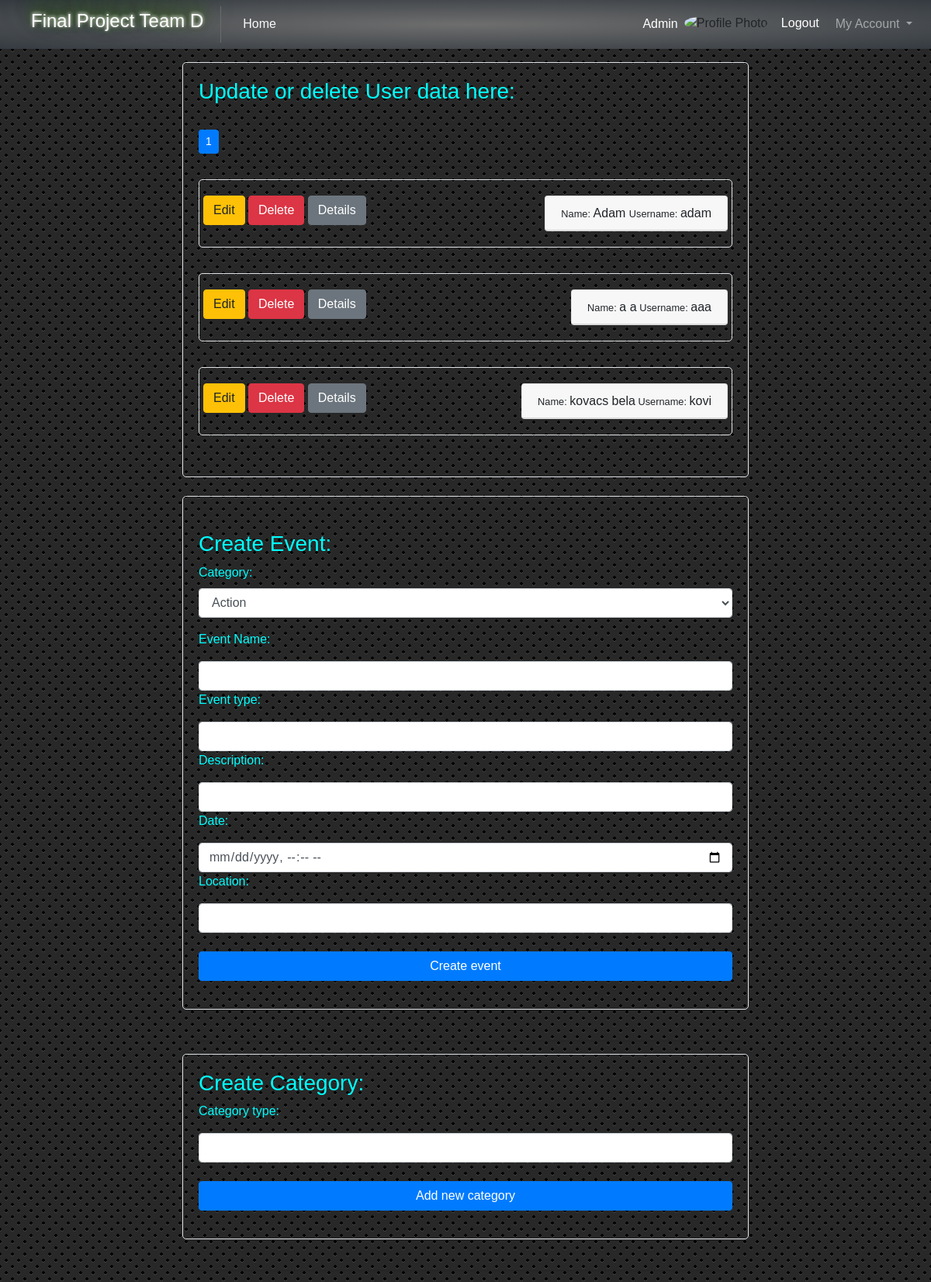
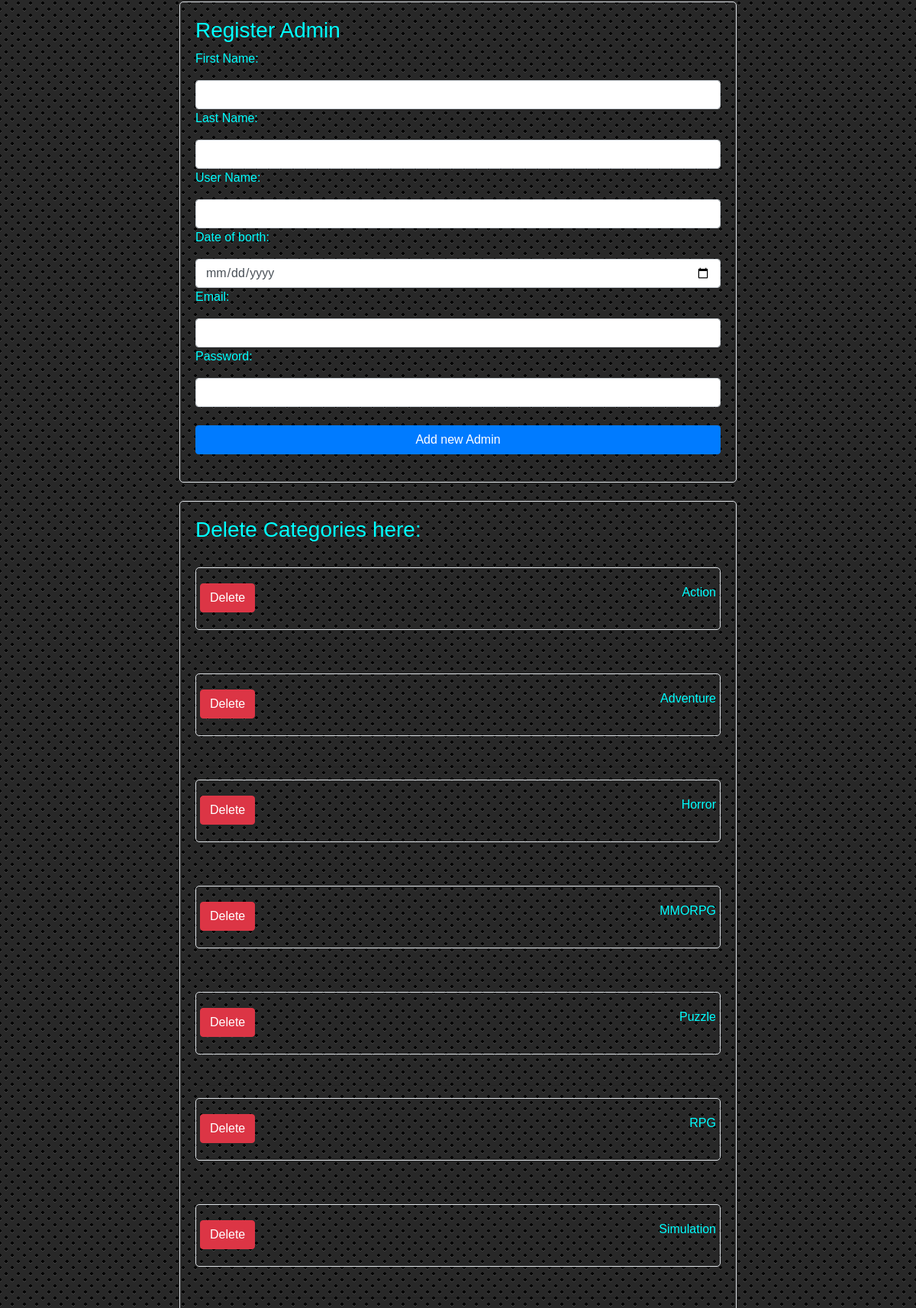
/admin.php (signed in, upper part), run on the app's committed database (2 pictures, top to bottom).
### tables this page shows
CREATE TABLE `users` (
  `user_id` int(11) NOT NULL,
  `first_name` varchar(100) DEFAULT NULL,
  `last_name` varchar(100) DEFAULT NULL,
  `username` varchar(100) DEFAULT NULL,
  `email` varchar(200) DEFAULT NULL,
  `dob` date DEFAULT NULL,
  `pass` varchar(255) DEFAULT NULL,
  `image_path` varchar(255) DEFAULT NULL,
  `user_role` int(11) DEFAULT NULL,
  `user_status` varchar(50) DEFAULT NULL
);

CREATE TABLE `categories` (
  `cat_id` int(11) NOT NULL,
  `cat_type` varchar(100) DEFAULT NULL
);

### include/class.admin.php (called while the page is built, shortened)
<?php
class Admin{
    public function __construct(){
        $this->db = new mysqli(DB_SERVER, DB_USERNAME, DB_PASSWORD, DB_DATABASE);
    }
}

### include/class.pagination.php (called while the page is built)
<?php
class Pagination{
    function Paginate($values,$per_page){
    $total_values = count($values);
    if(isset($_GET['page'])){
    $current_page = $_GET['page'];
    }else{
    $current_page = 1;
    }
    $counts = ceil($total_values / $per_page);
    $param1 = ($current_page - 1) * $per_page;
    $this->data = array_slice($values,$param1,$per_page);
    for($x=1; $x<= $counts; $x++){
    $numbers[] = $x;
    }
    return $numbers;
    }
    function fetchResult(){
    $resultsValues = $this->data;
    return $resultsValues;
    }
}
?>

### admin.php (the view, shortened to what this page needs)
<?php
include_once 'navbar.php';
include_once 'include/class.admin.php';
include_once 'include/class.pagination.php';
$admin = new Admin();
$pag = new Pagination();
    $catdata="SELECT * FROM categories";
    $cat_result = mysqli_query($admin->db,$catdata);
    $cat_rows = $cat_result->fetch_all(MYSQLI_ASSOC);
$data = "SELECT * FROM users";
$data_result = mysqli_query($admin->db,$data);
$rows = $data_result->fetch_all(MYSQLI_ASSOC);
$numbers = $pag->Paginate($rows,3);
$result = $pag->fetchResult();
?>
<html>
<head>
</head>
<body>
<div class="container">
    <div class="row">
        <div class="col-sm-2 mt-5">
        </div>
        <div class="col-sm-8">
    <div class="border">
        <h3>Update or delete User data here:</h3><br>
        <?php
        foreach($numbers as $num){
            echo '<a type="button" class="btn btn-primary btn-sm" href="admin.php?page='.$num.'">'.$num.'</a>';
        }
        ?><br><hr><?php
        foreach($result as $r){
            echo"<div class='border'><div class='row'>
            <div>
                <a href='crud/userscrud/user_update.php?user_id=" .$r['user_id']."'><button class='btn btn-warning' type='button'>Edit</button></a>
                <a href='crud/userscrud/user_delete.php?user_id=" .$r['user_id']."'><button class='btn btn-danger' type='button'>Delete</button></a>
                <a href='crud/userscrud/user_detail.php?user_id=" .$r['user_id']."'><button class='btn btn-secondary' type='button'>Details</button></a>
            </div>
            <br><hr>";
            echo '<div class="card">
                        <div class="card-header">
                        <h6 class="card-text" value="'.$r["user_id"].'"><small>Name: </small>'.$r["first_name"].' '.$r["last_name"].'<small> Username: </small>'.$r["username"].'</h6>
                        </div>
                    </div>
                </div>
            </div><hr>';
        }
        ?>
    </div><br>
    <div class="border">
        <br><h3>Create Event:</h3>
            <form action="" method="post" id="addevent">
                <div class="form-group">
                    <label for="category">Category: </label>
                    <select class="form-control" name="fk_cat_id">
                        <?php
                            foreach($cat_rows as $row){
                                echo '<option value="'.$row["cat_id"].'">'.$row["cat_type"].'</option>';
                            }
                        ?>
                    </select>
                </div>
                <div class="form-group">
                    <p>Event Name:</p>
                    <input class="form-control" type="text" name="event_name" required="" />
                    <p>Event type:</p>
                    <input class="form-control" type="text" name="event_type" required="" />
                    <p>Description:</p>
                    <input class="form-control" type="text" name="event_desc" required="" />
                    <p>Date:</p>
                    <input class="form-control" type="datetime-local" name="event_date" required="" />
                    <p>Location:</p>
                    <input class="form-control" type="text" name="event_location" required="" /><br>
                    <input onclick="return(submitevent());" type="submit" name="submit"  class="btn btn-primary btn-block" value="Create event" />
                </div>
            </form>
    </div><br><hr>
    <div class="border">
        <h3>Create Category:</h3>
            <form id="form2" action="" method="post" id="addcategory">
                <div class="form-group">
                    <p>Category type:</p>
                    <input class="form-control" type="text" name="cat_type" required="" /><br>
                    <input onclick="return(submitcategory());" type="submit" name="submit2" class="btn btn-primary btn-block" value="Add new category" />
                </div>
            </form>
    </div><br><hr>
        <div class="border">
            <h3>Register Admin</h3>
            <form action="" method="post" id="regadmin">
                <div class="form-group">
                    <p>First Name:</p>
                    <input class="form-control" type="text" name="first_name" required="" />
                    <p>Last Name:</p>
                    <input class="form-control" type="text" name="last_name" required="" />
                    <p>User Name:</p>
                    <input class="form-control" type="text" name="username" required="" />
                    <p>Date of borth:</p>
                    <input class="form-control" type="date" name="dob" required="" />
                    <p>Email:</p>
                    <input class="form-control" type="text" name="email" required="" />
                    <p>Password:</p>
                    <input class="form-control" type="password" name="pass" required="" /><br>
                    <input onclick="return(submitadminreg());" type="submit" name="submit3" class="btn btn-primary btn-block" value="Add new Admin" />
                </div>
            </form>
        </div><br>
        <div class="border"><h3>Delete Categories here:</h3><br>
        <?php
        foreach($cat_rows as $row){
            echo"<div class='border'><div class='row'><a href='crud/categoriescrud/cat_delete.php?cat_id=" .$row['cat_id']."'>
            <button class='btn btn-danger' type='button'>Delete</button></a>
            <br><hr>";
            echo '<p value="'.$row["cat_id"].'">'.$row["cat_type"].'</p></div></div><br><hr>';
        }
        ?>
        </div>
        </div>
        <div class="col-sm-2">
        </div>
    </div>
</div>
</body>
</html>

### navbar.php (shortened to what this page needs)
<?php
include_once 'include/class.user.php';
 ?>
<!DOCTYPE html>
<html>
<head>
	<link rel="stylesheet" href="https://stackpath.bootstrapcdn.com/bootstrap/4.3.1/css/bootstrap.min.css">
  <link rel="stylesheet" type="text/css" href="css/style.css">
  <link rel="stylesheet" type="text/css" href="crud/adam.css">
</head>
<body>
<nav class="navbar navbar-expand-lg navbar-dark bg-dark fixed-top" id="nav">
    <a class="navbar-brand text-white ml-4" id="title">
          <h4 id="nav-title">Final Project Team D</h4>
        </a>
    <div class="collapse navbar-collapse" id="navbarResponsive">
      <ul class="navbar-nav ml-1">
        <li class="nav-item">
          <a class="nav-link text-light" href="main_HomePage.php">Home</a>
        </li>
      </ul>
      <ul class="navbar-nav ml-auto">
                <?php if(isset($_SESSION['admin'])){ ?>
        <li class="nav-item">
          <a class="nav-link nav-item text-white" href="admin.php">Admin</a>
        </li>
      <?php } ?>
        <?php if(isset($_SESSION['user']) || isset($_SESSION['group_user']) || isset($_SESSION['admin'])){
           if(isset($_SESSION["admin"])){
        $id = $_SESSION["admin"];
      }elseif(isset($_SESSION["user"])){
        $id =$_SESSION["user"];
      }
            $sql = "SELECT * FROM users WHERE user_id = ".$id."";
            $result = mysqli_query($connect, $sql);
            $row = $result->fetch_assoc();
          ?>
        <li class="nav-item">
          <form method="post">
            <img src="crud/<?= $row['image_path']; ?>" alt="Profile Photo" height="35" width="35" id="img">
            <input type="submit" name="logout" value="Logout" class="btn btn-muted text-white">
          </form>
        </li>
       <li class="nav-item dropdown">
        <a class="nav-link dropdown-toggle" href="#" id="navbarDropdownMenuLink" data-toggle="dropdown" aria-haspopup="true" aria-expanded="false">
          My Account
        </a>
      </li>
  <?php } ?>
      </ul>
    </div>
  </nav>
</body>
</html>

### css/style.css (style rules this page uses)
body { background: #f2f2f2; font-family: 'Josefin Sans', sans-serif; }
h3 { font-family: 'Josefin Sans', sans-serif; }
#nav { background: #343A40; background: -moz-radial-gradient(center, #343A40 0%, #6E6E6E 0%, #343A40 100%); background: -webkit-radial-gradient(center, #343A40 0%, #6E6E6E 0%, #343A40 100%); background: radial-gradient(ellipse at center, #343A40 0%, #6E6E6E 0%, #343A40 100%); }
#nav-title { color: #FFFFFF; text-shadow: 0 -1px 4px #FFF, 0 -2px 10px #335913, 0 -10px 20px #335913, 0 -18px 40px #335913; }
#title { border-right: 1px solid; border-color: #6C6C6C; width: 21%; }

### crud/adam.css (style rules this page uses)
body { background: radial-gradient(black 15%, transparent 16%) 0 0, radial-gradient(black 15%, transparent 16%) 8px 8px, radial-gradient(rgba(255,255,255,.1) 15%, transparent 20%) 0 1px, radial-gradient(rgba(255,255,255,.1) 15%, transparent 20%) 8px 9px; background-color:#282828; background-size:16px 16px; margin-top: 40px; margin-bottom: 40px; }
td,tr,th,h3,p,hr, label { color: aqua; }
.border { border-color: aqua; padding: 20px; border-radius: 5px; }

### navbar.php (style rules this page uses)
#img { border-radius: 50%; }

### admin.php (style rules this page uses)
body { margin-top: 80px; }

### data on the page
users: $r["user_id"] 1 (drawn), first_name "Adam", username "adam"
users: $r["user_id"] 2 (drawn), first_name "a", last_name "a", username "aaa"
users: $r["user_id"] 3 (drawn), first_name "kovacs", last_name "bela", username "kovi"
categories: $row["cat_id"] 1 (drawn), cat_type "Action"
categories: $row["cat_id"] 2 (drawn), cat_type "Adventure"
categories: $row["cat_id"] 3 (drawn), cat_type "Horror"
categories: $row["cat_id"] 4 (drawn), cat_type "MMORPG"
categories: $row["cat_id"] 5 (drawn), cat_type "Puzzle"
categories: $row["cat_id"] 6 (drawn), cat_type "RPG"
categories: $row["cat_id"] 7 (drawn), cat_type "Simulation"

### other printed values
$num "1"
form field fk_cat_id "Action"
